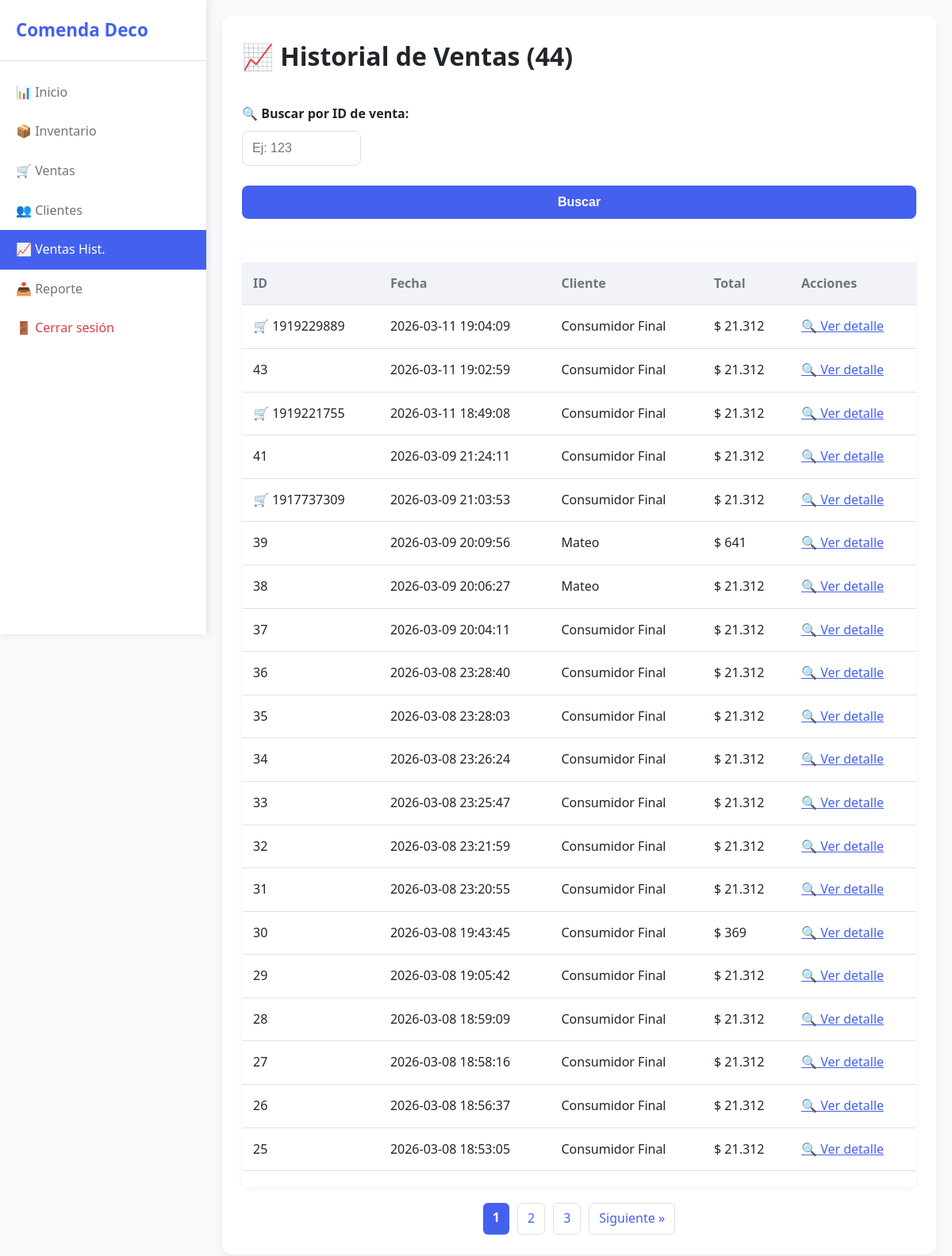
The app's page /ventas_historial (signed in), older data.
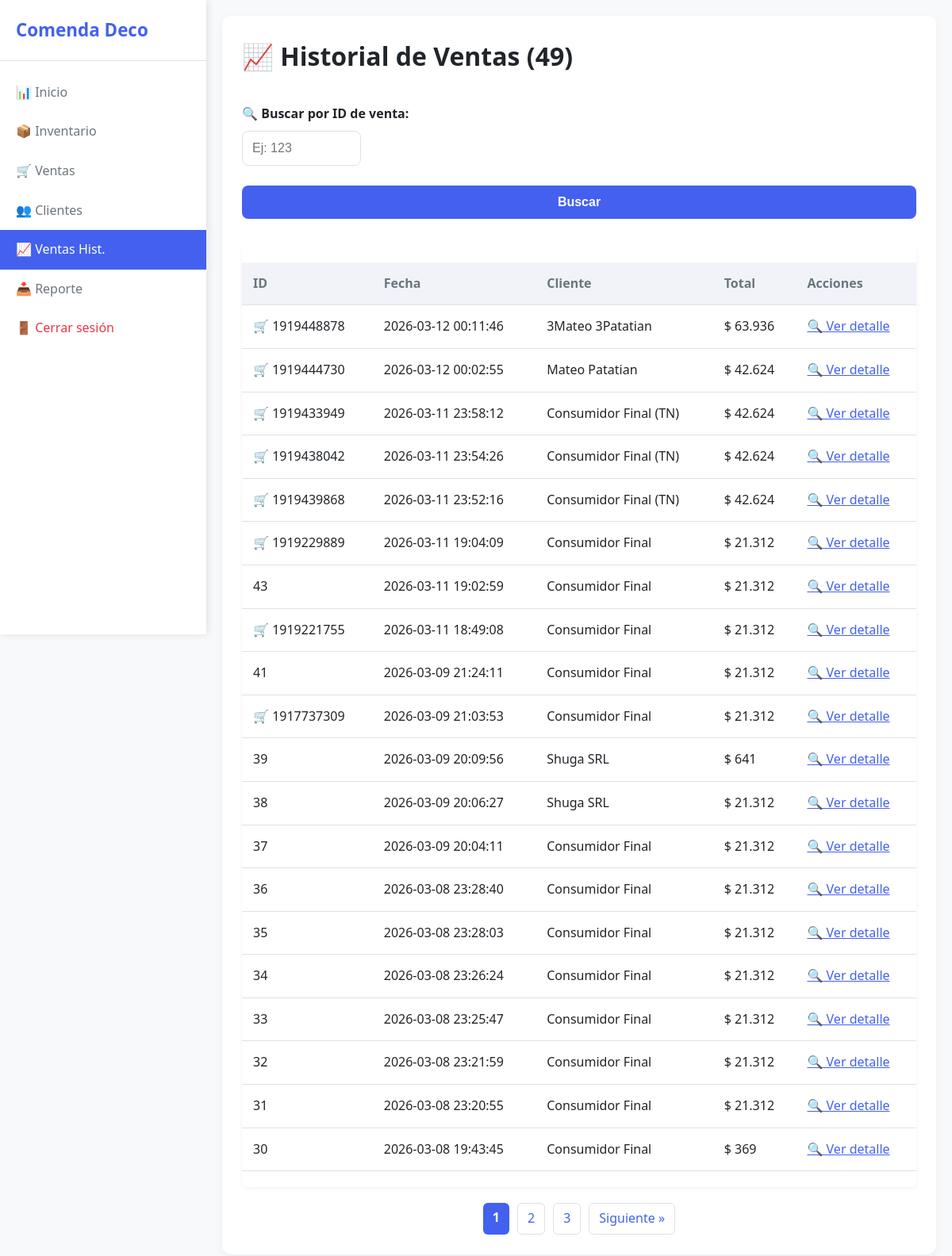
The same page, newer data.
### tables this page shows
CREATE TABLE ventas (
                id INTEGER PRIMARY KEY AUTOINCREMENT,
                fecha TEXT NOT NULL,
                cliente_id INTEGER NOT NULL,
                total REAL NOT NULL,
                metodo_pago TEXT,
                cuotas INTEGER
            , order_id TEXT);

CREATE TABLE clientes (
                    id INTEGER PRIMARY KEY AUTOINCREMENT,
                    nombre TEXT NOT NULL,
                    telefono TEXT, cuit TEXT, dni TEXT, email TEXT, tipo INTEGER DEFAULT 0);

### routes/ventas_historial.py (the view)
@ventas_historial_bp.route('/ventas_historial')
@login_required
def ventas_historial():
    page      = request.args.get('page', 1, type=int)
    search_id = request.args.get('id', '').strip()
    per_page  = 20
    conn = get_conn()
    if search_id:
        try:
            venta_id = int(search_id)
            ventas = conn.execute("""
                SELECT v.id, v.fecha, c.nombre, v.total, v.metodo_pago, v.cuotas, v.order_id
                FROM ventas v JOIN clientes c ON v.cliente_id = c.id
                WHERE v.id = ? ORDER BY v.fecha DESC
            """, (venta_id,)).fetchall()
            total       = len(ventas)
            total_pages = 1
            page        = 1
        except ValueError:
            flash("❌ El ID debe ser un número entero.", "error")
            ventas, total, total_pages = [], 0, 0
    else:
        total  = conn.execute("SELECT COUNT(*) FROM ventas").fetchone()[0]
        offset = (page - 1) * per_page
        ventas = conn.execute("""
            SELECT v.id, v.fecha, c.nombre, v.total, v.metodo_pago, v.cuotas, v.order_id
            FROM ventas v JOIN clientes c ON v.cliente_id = c.id
            ORDER BY v.fecha DESC LIMIT ? OFFSET ?
        """, (per_page, offset)).fetchall()
        total_pages = (total + per_page - 1) // per_page
    conn.close()
    return render_template('ventas_historial.html', ventas=ventas, page=page,
                           total_pages=total_pages, total=total, search_id=search_id)

### app.py (called while the page is built)
def create_app():
    app = Flask(__name__)
    app.secret_key = os.getenv("SECRET_KEY", "clave_dev_cambiar_en_produccion")
    @app.template_filter('pesos')
    def formato_pesos(valor):
        try:
            return f"{float(valor):,.0f}".replace(',', '.')
        except (ValueError, TypeError):
            return str(valor)
    app.register_blueprint(auth_bp)
    app.register_blueprint(main_bp)
    app.register_blueprint(inventario_bp)
    app.register_blueprint(ventas_bp)
    app.register_blueprint(clientes_bp)
    app.register_blueprint(reportes_bp)
    app.register_blueprint(ventas_historial_bp)
    app.register_blueprint(tiendanube_bp)
    app.register_blueprint(wbhook_tn)
    return app

### models.py (called while the page is built)
def get_conn():
    conn = sqlite3.connect(DB_PATH)
    conn.row_factory = sqlite3.Row
    return conn

### routes/__init__.py (called while the page is built)
def login_required(f):
    @wraps(f)
    def decorated_function(*args, **kwargs):
        if 'user_id' not in session:
            return redirect(url_for('auth.login'))
        return f(*args, **kwargs)
    return decorated_function

### templates/ventas_historial.html (shortened to what this page needs)
<!DOCTYPE html>
<html lang="es">
<head>
  <link rel="stylesheet" href="{{ url_for('static', filename='style.css') }}">
</head>
<body>
  <div class="layout">
    <div class="sidebar">
      <h2><span>Comenda Deco</span></h2>
      <a href="/"><span>📊 Inicio</span></a>
      <a href="/inventario"><span>📦 Inventario</span></a>
      <a href="/ventas"><span>🛒 Ventas</span></a>
      <a href="/clientes"><span>👥 Clientes</span></a>
      <a href="/ventas_historial" class="active"><span>📈 Ventas Hist.</span></a>
      <a href="/reporte/excel"><span>📥 Reporte</span></a>
      <a href="/logout" style="margin-top: auto; color: #e63946;"><span>🚪 Cerrar sesión</span></a>
    </div>
    <div class="main-content">
      <main>
        <h1>📈 Historial de Ventas ({{ total }})</h1>
        <form method="get" style="margin: 20px 0; display: flex; gap: 10px; flex-wrap: wrap;">
          <div>
            <label for="id">🔍 Buscar por ID de venta:</label>
            <input type="number" id="id" name="id" value="{{ search_id }}" placeholder="Ej: 123" style="width: 150px;">
          </div>
          <button type="submit" style="align-self: end;">Buscar</button>
        </form>
        {% if ventas %}
        <div class="table-responsive">
          <table>
            <thead>
              <tr>
                <th>ID</th>
                <th>Fecha</th>
                <th>Cliente</th>
                <th>Total</th>
                <th>Acciones</th>
              </tr>
            </thead>
            <tbody>
              {% for v in ventas %}
              <tr>
                <td data-label="ID">
                  {% if v['metodo_pago'] == 'Tienda Nube' %}🛒 {{ v['order_id'] }}{% else %}{{ v['id'] }}{% endif %}
                </td>
                <td data-label="Fecha">{{ v['fecha'] }}</td>
                <td data-label="Cliente">{{ v['nombre'] }}</td>
                <td data-label="Total">$ {{ v['total']|pesos }}</td>
                <td data-label="Acciones">
                  <a href="/venta/{{ v['id'] }}" style="color: #4361ee;">🔍 Ver detalle</a>
                </td>
              </tr>
              {% endfor %}
            </tbody>
          </table>
        </div>
        {% if not search_id and total_pages > 1 %}
        <div style="display: flex; justify-content: center; gap: 10px; margin-top: 20px; flex-wrap: wrap;">
          {% for p in range(1, total_pages+1) %}
          {% if p == page %}
          <span
            style="background: var(--primary); color: white; padding: 6px 12px; border-radius: 6px; font-weight: bold;">{{
            p }}</span>
          {% else %}
          <a href="{{ url_for('ventas_historial.ventas_historial', page=p) }}" class="pagination-link">{{ p }}</a>
          {% endif %}
          {% endfor %}
          {% if page < total_pages %} <a href="{{ url_for('ventas_historial.ventas_historial', page=page+1) }}"
            class="pagination-link">Siguiente »</a>
            {% endif %}
        </div>
        {% endif %}
        {% else %}
        <p>No se encontraron ventas.</p>
        {% endif %}
      </main>
    </div>
  </div>
</body>
</html>

Row changes from the older to the newer data that the page shows:
no longer on this page (row unchanged): ventas: id "29", fecha "2026-03-08 19:05:42", nombre "Consumidor Final", total|pesos "21.312"
no longer on this page (row unchanged): ventas: id "28", fecha "2026-03-08 18:59:09", nombre "Consumidor Final", total|pesos "21.312"
no longer on this page (row unchanged): ventas: id "27", fecha "2026-03-08 18:58:16", nombre "Consumidor Final", total|pesos "21.312"
no longer on this page (row unchanged): ventas: id "26", fecha "2026-03-08 18:56:37", nombre "Consumidor Final", total|pesos "21.312"
no longer on this page (row unchanged): ventas: id "25", fecha "2026-03-08 18:53:05", nombre "Consumidor Final", total|pesos "21.312"
added ventas: order_id "1919448878", fecha "2026-03-12 00:11:46", nombre "3Mateo 3Patatian", total|pesos "63.936"
added ventas: order_id "1919444730", fecha "2026-03-12 00:02:55", nombre "Mateo Patatian", total|pesos "42.624"
added ventas: order_id "1919433949", fecha "2026-03-11 23:58:12", nombre "Consumidor Final (TN)", total|pesos "42.624"
added ventas: order_id "1919438042", fecha "2026-03-11 23:54:26", nombre "Consumidor Final (TN)", total|pesos "42.624"
added ventas: order_id "1919439868", fecha "2026-03-11 23:52:16", nombre "Consumidor Final (TN)", total|pesos "42.624"
changed through a linked row, ventas id 39: nombre "Mateo" → "Shuga SRL"
changed through a linked row, ventas id 38: nombre "Mateo" → "Shuga SRL"
Text that changed along with them:
{{ total }}: "44" → "49"
